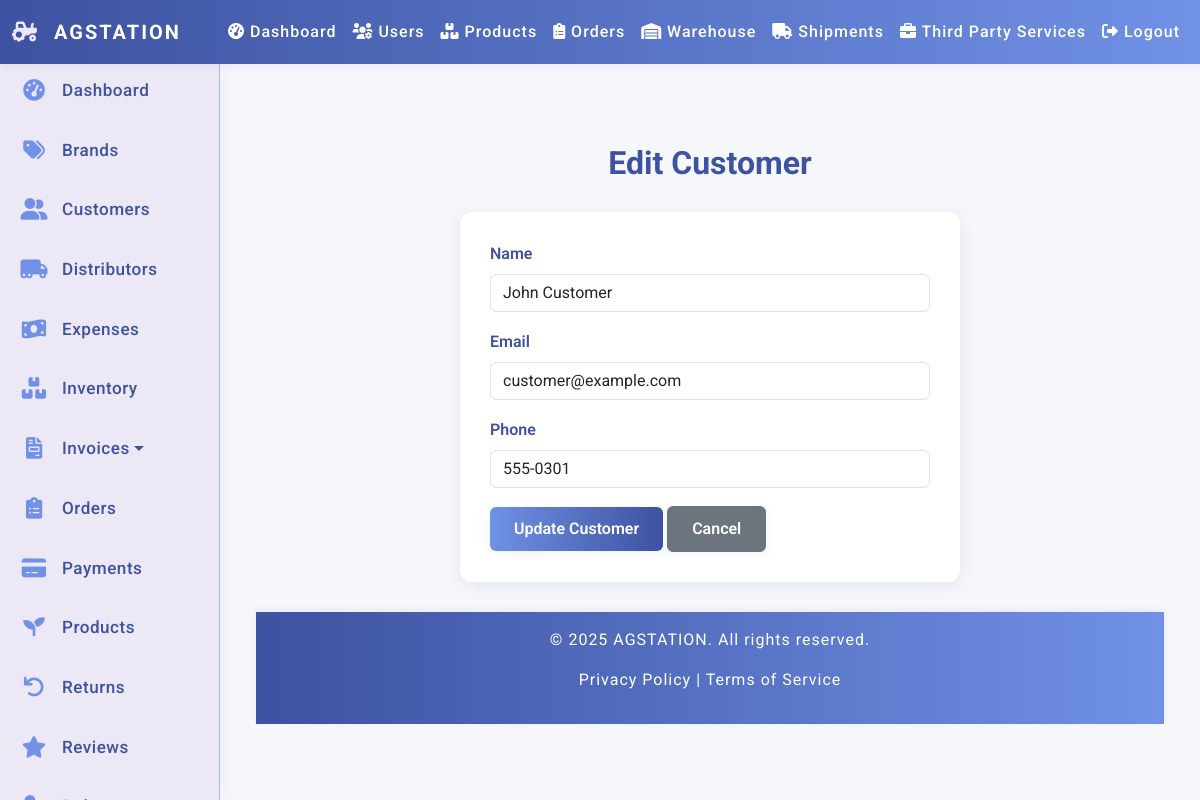
/admin/customers/edit.php?id=1 (signed in), run on the app's committed database.
### tables this page shows
CREATE TABLE WebsiteCustomers (
    customer_id INT PRIMARY KEY AUTO_INCREMENT,
    name VARCHAR(255) NOT NULL,
    email VARCHAR(255) UNIQUE,
    password_hash VARCHAR(255) NOT NULL,
    phone VARCHAR(50),
    shipping_address TEXT,
    billing_address TEXT,
    created_at DATETIME DEFAULT CURRENT_TIMESTAMP
);

### admin/customers/edit.php (the view, shortened to what this page needs)
<?php
include '../../config/db.php';
$id = filter_input(INPUT_GET, 'id', FILTER_VALIDATE_INT);
try {
    $stmt = $pdo->prepare("SELECT * FROM WebsiteCustomers WHERE customer_id = ?");
    $stmt->execute([$id]);
    $customer = $stmt->fetch(PDO::FETCH_ASSOC);
} catch (PDOException $e) {
    $error = "Error updating customer: " . $e->getMessage();
}
include '../../includes/header.php';
?>
<div class="container mt-4">
    <h2>Edit Customer</h2>
    <form method="POST">
        <div class="mb-3">
            <label for="name" class="form-label">Name</label>
            <input type="text" class="form-control" name="name" value="<?= htmlspecialchars($customer['name'] ?? '') ?>" required>
        </div>
        <div class="mb-3">
            <label for="email" class="form-label">Email</label>
            <input type="email" class="form-control" name="email" value="<?= htmlspecialchars($customer['email'] ?? '') ?>" required>
        </div>
        <div class="mb-3">
            <label for="phone" class="form-label">Phone</label>
            <input type="text" class="form-control" name="phone" value="<?= htmlspecialchars($customer['phone'] ?? '') ?>">
        </div>
        <button type="submit" class="btn btn-primary">Update Customer</button>
        <a href="index.php" class="btn btn-secondary">Cancel</a>
    </form>
</div>
<?php include '../../includes/footer.php'; ?>

### assets/css/style.css (style rules this page uses)
html, body { height: 100%; margin: 0; padding: 0; }
body { font-family: 'Roboto', sans-serif; margin: 0; padding: 0; background: #EDE8F5; color: #222; min-height: 100vh; display: flex; flex-direction: column; height: 100vh; }
h1, h2 { text-align: center; color: #3D52A0; font-weight: 700; margin-bottom: 20px; }
.btn, button { font-weight: 600; border-radius: 6px; padding: 10px 24px; transition: all 0.2s; box-shadow: 0 2px 8px rgba(61, 82, 160, 0.08); }
.btn-primary, .btn-primary:focus { background: linear-gradient(90deg, #7091E6 0%, #3D52A0 100%); border: none; color: #fff; }
form { background: #fff; border-radius: 12px; box-shadow: 0 4px 16px rgba(61, 82, 160, 0.10); padding: 30px; margin: 30px auto; max-width: 500px; animation: fadeIn 0.5s; }
form label { font-weight: 600; color: #3D52A0; }
form input, form textarea, form select { border-radius: 6px; border: 1px solid #ADB8DA; padding: 12px; margin-bottom: 18px; font-size: 1rem; transition: border-color 0.2s; -webkit-transition: border-color 0.2s; -moz-transition: border-color 0.2s; -ms-transition: border-color 0.2s; -o-transition: border-color 0.2s; }

### data on the page
websitecustomers: name "John Customer", email "customer@example.com", phone "555-0301"
